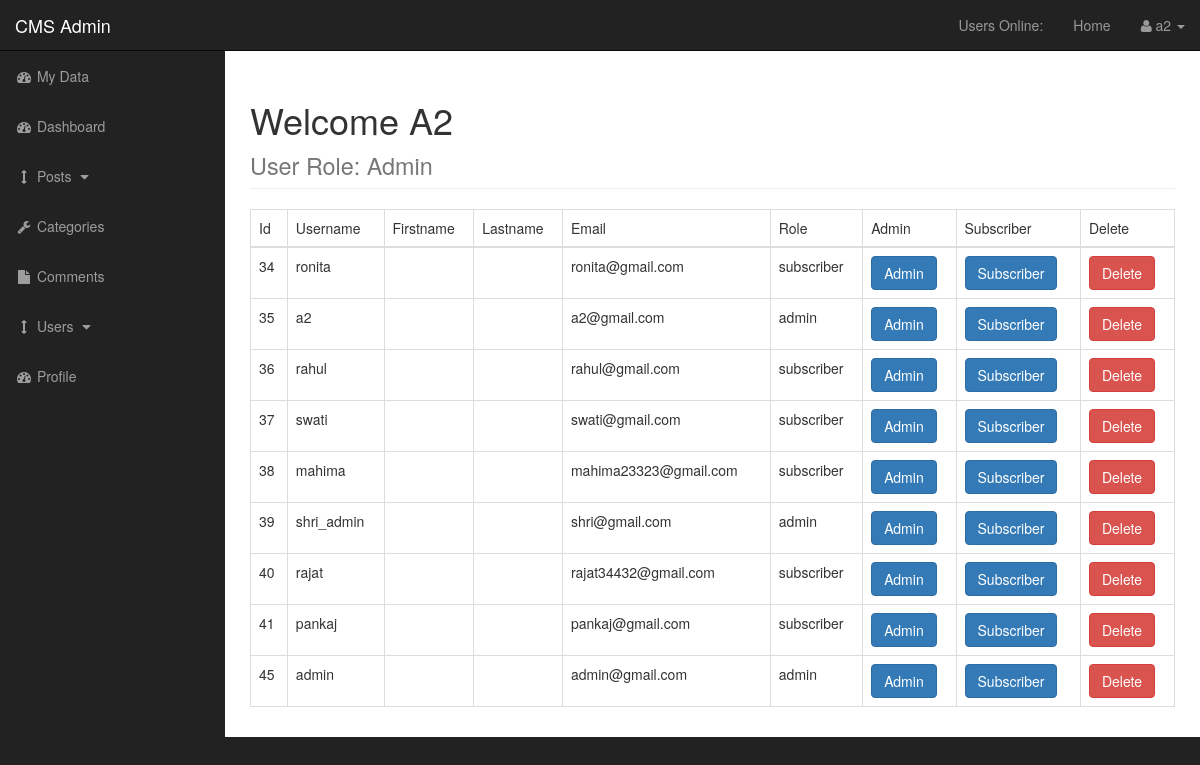
Page /admin/users.php (signed in) on the committed database.
### tables this page shows
CREATE TABLE `users` (
  `user_id` int(3) NOT NULL,
  `username` varchar(255) NOT NULL,
  `user_password` varchar(255) NOT NULL,
  `user_firstname` varchar(255) NOT NULL,
  `user_lastname` varchar(255) NOT NULL,
  `user_email` varchar(255) NOT NULL,
  `user_image` text NOT NULL,
  `user_role` varchar(255) NOT NULL,
  `randSalt` varchar(255) NOT NULL DEFAULT '$2y$10$iuseshrinitinstrings22',
  `token` text NOT NULL
);

### admin/includes/view_all_users.php (the view, shortened to what this page needs)
<table class="table table-bordered table-hover">
    <thread>
        <tr>
            <td>Id</td>
            <td>Username</td>
            <td>Firstname</td>
            <td>Lastname</td>
            <td>Email</td>
            <td>Role</td>
            <td>Admin</td>
            <td>Subscriber</td>
            <td>Delete</td>
        </tr>
    </thread>
    <tbody>
    <?php
    $query = "SELECT * FROM users";
    $select_users = mysqli_query($connection, $query);
    while($row = mysqli_fetch_assoc($select_users)) {
        $user_id        = $row['user_id'];
        $username       = $row['username'];
        $user_firstname = $row['user_firstname'];
        $user_lastname  = $row['user_lastname'];
        $user_email     = $row['user_email'];
        $user_role      = $row['user_role'];
        echo "<tr>";
            echo "<td> $user_id </td>";
            echo "<td> $username </td>";
            echo "<td> $user_firstname </td>";
            echo "<td> $user_lastname </td>";
            echo "<td> $user_email </td>";
            echo "<td> $user_role </td>";
            echo "<td> <a class='btn btn-primary' href='users.php?change_to_admin={$user_id}'>Admin</a> </td>";
            echo "<td> <a class='btn btn-primary' href='users.php?change_to_sub={$user_id}'>Subscriber</a> </td>";
            echo "<td> <a class='btn btn-danger' href='users.php?delete={$user_id}'>Delete</a> </td>";
            echo "</tr>";
    }
    ?>
    </tbody>
</table>

### admin/css/sb-admin.css (style rules this page uses)
body { margin-top: 100px; background-color: #222; }
@media (min-width:768px) { body { margin-top: 50px; } }

### rows in the picture
users: user_id "34", username "ronita", user_email "ronita@gmail.com", user_role "subscriber"
users: user_id "35", username "a2", user_email "a2@gmail.com", user_role "admin"
users: user_id "36", username "rahul", user_email "rahul@gmail.com", user_role "subscriber"
users: user_id "37", username "swati", user_email "swati@gmail.com", user_role "subscriber"
users: user_id "38", username "mahima", user_email "mahima23323@gmail.com", user_role "subscriber"
users: user_id "39", username "shri_admin", user_email "shri@gmail.com", user_role "admin"
users: user_id "40", username "rajat", user_email "rajat34432@gmail.com", user_role "subscriber"
users: user_id "41", username "pankaj", user_email "pankaj@gmail.com", user_role "subscriber"
users: user_id "45", username "admin", user_email "admin@gmail.com", user_role "admin"

### other values in the picture
$_SESSION['username'] "a2"
get_user_name() "A2"
